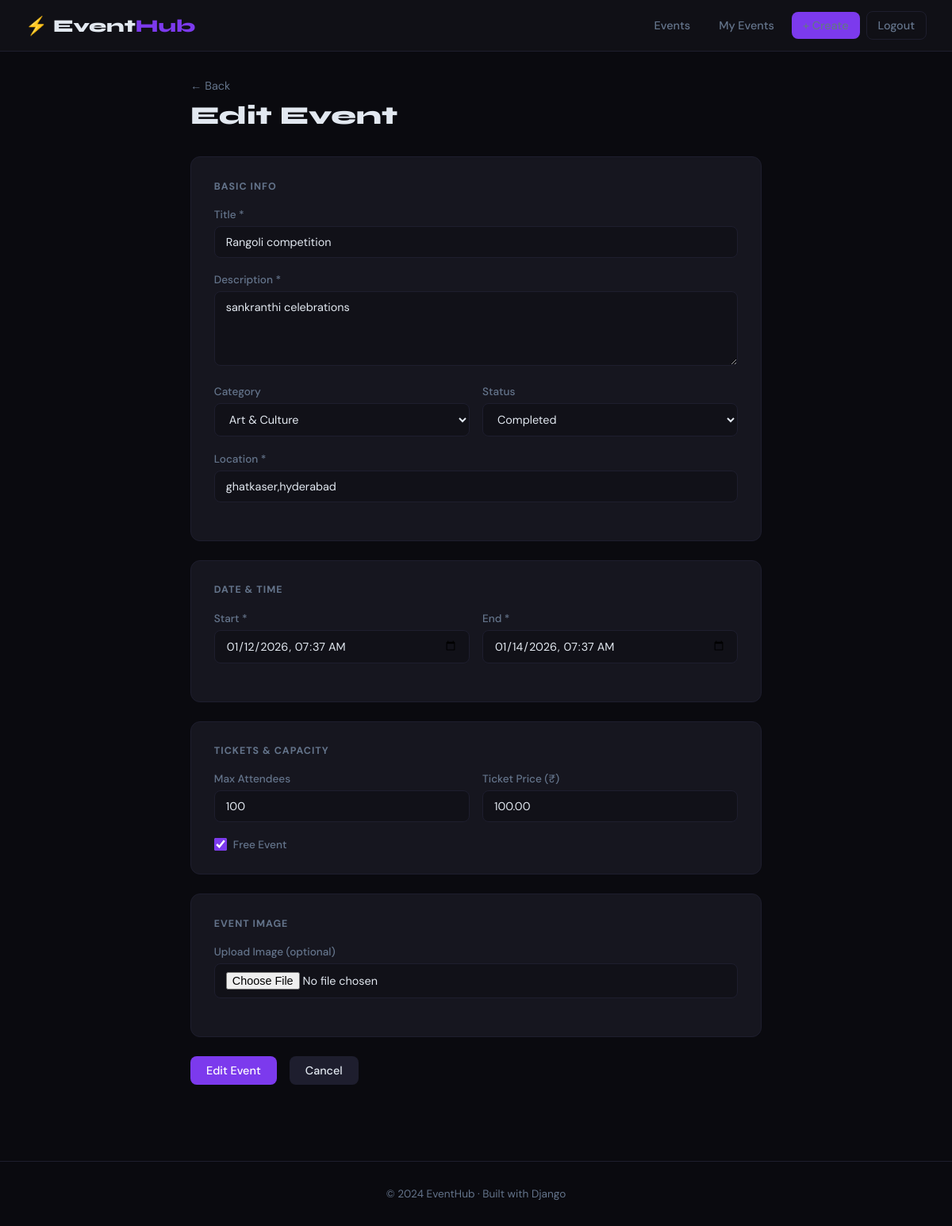
/events/1/edit/ (signed in), run on the app's committed database.
### events/models.py (models this page shows, shortened)
class Event(models.Model):
    STATUS_CHOICES = [
        ('upcoming',  'Upcoming'),
        ('ongoing',   'Ongoing'),
        ('completed', 'Completed'),
        ('cancelled', 'Cancelled'),
    ]
    title         = models.CharField(max_length=200)
    description   = models.TextField()
    category      = models.ForeignKey(Category, on_delete=models.SET_NULL, null=True, blank=True)
    organizer     = models.ForeignKey(User, on_delete=models.CASCADE, related_name='organized_events')
    location      = models.CharField(max_length=300)
    start_date    = models.DateTimeField()
    end_date      = models.DateTimeField()
    max_attendees = models.PositiveIntegerField(default=100)
    image         = models.ImageField(upload_to='event_images/', blank=True, null=True)
    status        = models.CharField(max_length=20, choices=STATUS_CHOICES, default='upcoming')
    is_free       = models.BooleanField(default=True)
    ticket_price  = models.DecimalField(max_digits=10, decimal_places=2, default=0.00)
    created_at    = models.DateTimeField(auto_now_add=True)
    updated_at    = models.DateTimeField(auto_now=True)
    class Meta:
        ordering = ['start_date']

### events/views.py (the view)
# urls.py: path('events/<int:pk>/edit/',        views.event_edit,         name='event_edit'),
@login_required
def event_edit(request, pk):
    event = get_object_or_404(Event, pk=pk, organizer=request.user)
    if request.method == 'POST':
        form = EventForm(request.POST, request.FILES, instance=event)
        if form.is_valid():
            form.save()
            messages.success(request, 'Event updated!')
            return redirect('event_detail', pk=event.pk)
    else:
        form = EventForm(instance=event)
    return render(request, 'events/event_form.html', {'form': form, 'action': 'Edit', 'event': event})

### events/models.py (called while the page is built)
    def __str__(self):
        return self.name

### events/templates/events/event_form.html (shortened to what this page needs)
{% extends 'events/base.html' %}
{% block content %}
<div class="container">
    <div class="form-layout">
        <div class="page-header">
            <a href="{% url 'home' %}" style="color:var(--muted); font-size:.9rem; text-decoration:none;">← Back</a>
            <h1 style="margin-top:.5rem;">{{ action }} Event</h1>
        </div>
        <form method="post" enctype="multipart/form-data">
            <div class="form-section">
                <h2>Basic Info</h2>
                <div class="form-group"><label class="form-label">Title *</label>{{ form.title }}{{ form.title.errors }}</div>
                <div class="form-group"><label class="form-label">Description *</label>{{ form.description }}{{ form.description.errors }}</div>
                <div class="form-grid">
                    <div class="form-group"><label class="form-label">Category</label>{{ form.category }}</div>
                    <div class="form-group"><label class="form-label">Status</label>{{ form.status }}</div>
                </div>
                <div class="form-group"><label class="form-label">Location *</label>{{ form.location }}</div>
            </div>
            <div class="form-section">
                <h2>Date & Time</h2>
                <div class="form-grid">
                    <div class="form-group"><label class="form-label">Start *</label>{{ form.start_date }}{{ form.start_date.errors }}</div>
                    <div class="form-group"><label class="form-label">End *</label>{{ form.end_date }}{{ form.end_date.errors }}</div>
                </div>
            </div>
            <div class="form-section">
                <h2>Tickets & Capacity</h2>
                <div class="form-grid">
                    <div class="form-group"><label class="form-label">Max Attendees</label>{{ form.max_attendees }}</div>
                    <div class="form-group"><label class="form-label">Ticket Price (₹)</label>{{ form.ticket_price }}</div>
                </div>
                <div class="form-check">{{ form.is_free }}<label class="form-label" style="margin-bottom:0;">Free Event</label></div>
            </div>
            <div class="form-section">
                <h2>Event Image</h2>
                <div class="form-group"><label class="form-label">Upload Image (optional)</label>{{ form.image }}</div>
            </div>
            <div style="display:flex; gap:1rem;">
                <button type="submit" class="btn btn-primary">{{ action }} Event</button>
                <a href="{% url 'home' %}" class="btn btn-secondary">Cancel</a>
            </div>
        </form>
    </div>
</div>
{% endblock %}

### events/templates/events/base.html (style rules this page uses)
*, *::before, *::after { box-sizing: border-box; margin: 0; padding: 0; }
:root { --bg: #0a0a0f; --surface: #111118; --card: #16161f; --border: #1e1e2e; --accent: #7c3aed; --accent2: #06b6d4; --green: #10b981; --red: #ef4444; --yellow: #f59e0b; --text: #e2e8f0; --muted: #64748b; --radius: 12px; }
body { font-family: 'DM Sans', sans-serif; background: var(--bg); color: var(--text); min-height: 100vh; }
.btn { display: inline-flex; align-items: center; gap: 6px; padding: 9px 20px; border-radius: 8px; font-family: 'DM Sans', sans-serif; font-weight: 500; font-size: .9rem; border: none; cursor: pointer; text-decoration: none; transition: all .2s; }
.btn-primary { background: var(--accent); color: #fff; }
.btn-secondary { background: var(--border); color: var(--text); }
.container { max-width: 1200px; margin: 0 auto; padding: 2rem; }
.form-control { width: 100%; background: var(--surface); border: 1px solid var(--border); border-radius: 8px; color: var(--text); padding: 10px 14px; font-family: 'DM Sans', sans-serif; font-size: .9rem; }
.form-label { display: block; font-size: .85rem; font-weight: 500; color: var(--muted); margin-bottom: 6px; }
.form-group { margin-bottom: 1.2rem; }
.form-check { display: flex; align-items: center; gap: 8px; }
.form-check-input { width: 16px; height: 16px; accent-color: var(--accent); }
.page-header { margin-bottom: 2rem; }
.page-header h1 { font-family: 'Syne', sans-serif; font-size: 2rem; font-weight: 800; }

### events/templates/events/event_form.html (style rules this page uses)
.form-layout { max-width: 720px; margin: 0 auto; }
.form-section { background: var(--card); border: 1px solid var(--border); border-radius: var(--radius); padding: 1.8rem; margin-bottom: 1.5rem; }
.form-section h2 { font-size: .78rem; text-transform: uppercase; letter-spacing: 1px; color: var(--muted); margin-bottom: 1.2rem; }
.form-grid { display: grid; grid-template-columns: 1fr 1fr; gap: 1rem; }

### data on the page
Event: title "Rangoli competition", description "sankranthi celebrations", category "Art & Culture", status "Completed", location "ghatkaser,hyderabad", start_date "01/12/2026 07:37", end_date "01/14/2026 07:37", max_attendees "100", ticket_price "100.00", is_free "☑"

### other printed values
{{ action }} "Edit"
